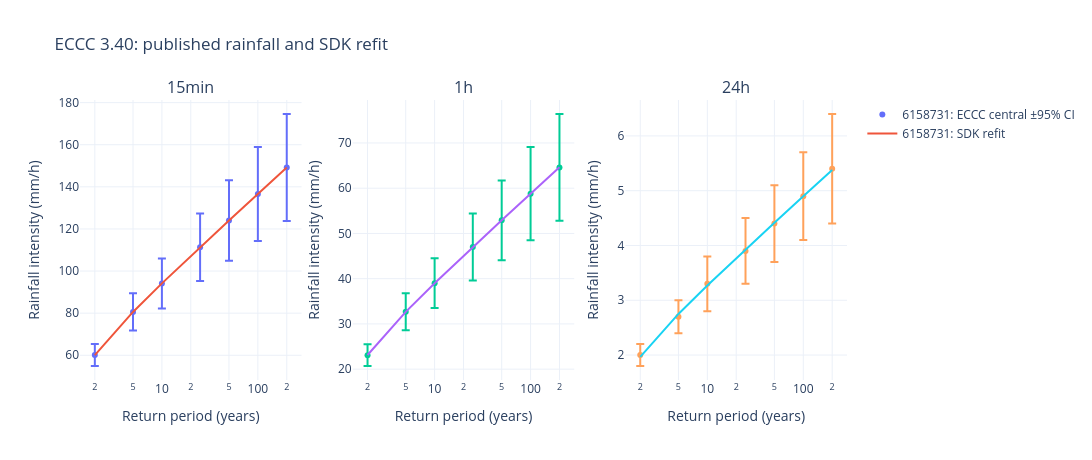

This figure's notebook cell:
### Markdown cell above
## Published central estimates and fitted curves

The canonicalizer fits Gumbel quantiles using `p = 1 - 1/T`, with an absolute residual gate of **0.15 mm/h** at the published knots. This is an SDK refit, not ECCC's official method-of-moments result. Inspect residuals before using the fit at additional return periods.

Error bars below are **ECCC's published 95% confidence half-widths**, not errors in the refit, prediction intervals for an individual storm, or probabilities of future climate scenarios.

### Code cell
rates = pq.read_table(OUTPUT / "rainfall_rates.parquet").to_pandas()
current = rates[rates.version == VERSION].copy()
fig = make_subplots(rows=1, cols=len(DURATIONS), subplot_titles=list(DURATIONS))
for col, duration in enumerate(DURATIONS, 1):
    for station in SELECTED_STATIONS:
        view = current[(current.duration == duration) & (current.station == station)]
        fig.add_trace(go.Scatter(
            x=view.return_period_years, y=view.published_mm_h,
            error_y=dict(type="data", array=view.confidence_95_half_width_mm_h),
            mode="markers", name=f"{station}: ECCC central ±95% CI", showlegend=col == 1,
        ), row=1, col=col)
        fig.add_trace(go.Scatter(
            x=view.return_period_years, y=view.fitted_mm_h,
            mode="lines", name=f"{station}: SDK refit", showlegend=col == 1,
        ), row=1, col=col)
fig.update_xaxes(title_text="Return period (years)", type="log")
fig.update_yaxes(title_text="Rainfall intensity (mm/h)")
fig.update_layout(title=f"ECCC {VERSION}: published rainfall and SDK refit", height=460, width=1150)
fig.show()
display(current[["station", "duration", "return_period_years", "published_mm_h",
                 "fitted_mm_h", "fit_residual_mm_h", "beyond_record_length"]])
assert current.fit_residual_mm_h.abs().max() <= 0.15

### Figure 1 — Plotly figure (JSON) as saved in the notebook; plotly's stock layout.template omitted (floating-point values rounded to 4 significant figures)
{"data": [{"error_y": {"array": [5.2, 8.8, 11.9, 16.0, 19.1, 22.3, 25.4], "type": "data"}, "mode": "markers", "name": "6158731: ECCC central ±95% CI", "showlegend": true, "type": "scatter", "x": [2, 5, 10, 25, 50, 100, 200], "xaxis": "x", "y": [60.1, 80.6, 94.1, 111.3, 124.0, 136.6, 149.2], "yaxis": "y"}, {"mode": "lines", "name": "6158731: SDK refit", "showlegend": true, "type": "scatter", "x": [2, 5, 10, 25, 50, 100, 200], "xaxis": "x", "y": [60.09, 80.58, 94.14, 111.3, 124.0, 136.6, 149.2], "yaxis": "y"}, {"error_y": {"array": [2.4, 4.1, 5.5, 7.4, 8.8, 10.3, 11.8], "type": "data"}, "mode": "markers", "name": "6158731: ECCC central ±95% CI", "showlegend": false, "type": "scatter", "x": [2, 5, 10, 25, 50, 100, 200], "xaxis": "x2", "y": [23.1, 32.7, 39.0, 47.0, 52.9, 58.8, 64.6], "yaxis": "y2"}, {"mode": "lines", "name": "6158731: SDK refit", "showlegend": false, "type": "scatter", "x": [2, 5, 10, 25, 50, 100, 200], "xaxis": "x2", "y": [23.13, 32.68, 38.99, 46.98, 52.9, 58.78, 64.64], "yaxis": "y2"}, {"error_y": {"array": [0.2, 0.3, 0.5, 0.6, 0.7, 0.8, 1.0], "type": "data"}, "mode": "markers", "name": "6158731: ECCC central ±95% CI", "showlegend": false, "type": "scatter", "x": [2, 5, 10, 25, 50, 100, 200], "xaxis": "x3", "y": [2.0, 2.7, 3.3, 3.9, 4.4, 4.9, 5.4], "yaxis": "y3"}, {"mode": "lines", "name": "6158731: SDK refit", "showlegend": false, "type": "scatter", "x": [2, 5, 10, 25, 50, 100, 200], "xaxis": "x3", "y": [1.966, 2.75, 3.27, 3.926, 4.413, 4.897, 5.378], "yaxis": "y3"}], "layout": {"annotations": [{"font": {"size": 16}, "showarrow": false, "text": "15min", "x": 0.1444, "xanchor": "center", "xref": "paper", "y": 1.0, "yanchor": "bottom", "yref": "paper"}, {"font": {"size": 16}, "showarrow": false, "text": "1h", "x": 0.5, "xanchor": "center", "xref": "paper", "y": 1.0, "yanchor": "bottom", "yref": "paper"}, {"font": {"size": 16}, "showarrow": false, "text": "24h", "x": 0.8556, "xanchor": "center", "xref": "paper", "y": 1.0, "yanchor": "bottom", "yref": "paper"}], "height": 460, "title": {"text": "ECCC 3.40: published rainfall and SDK refit"}, "width": 1150, "xaxis": {"anchor": "y", "domain": [0.0, 0.2889], "title": {"text": "Return period (years)"}, "type": "log"}, "xaxis2": {"anchor": "y2", "domain": [0.3556, 0.6444], "title": {"text": "Return period (years)"}, "type": "log"}, "xaxis3": {"anchor": "y3", "domain": [0.7111, 1.0], "title": {"text": "Return period (years)"}, "type": "log"}, "yaxis": {"anchor": "x", "domain": [0.0, 1.0], "title": {"text": "Rainfall intensity (mm/h)"}}, "yaxis2": {"anchor": "x2", "domain": [0.0, 1.0], "title": {"text": "Rainfall intensity (mm/h)"}}, "yaxis3": {"anchor": "x3", "domain": [0.0, 1.0], "title": {"text": "Rainfall intensity (mm/h)"}}}}
